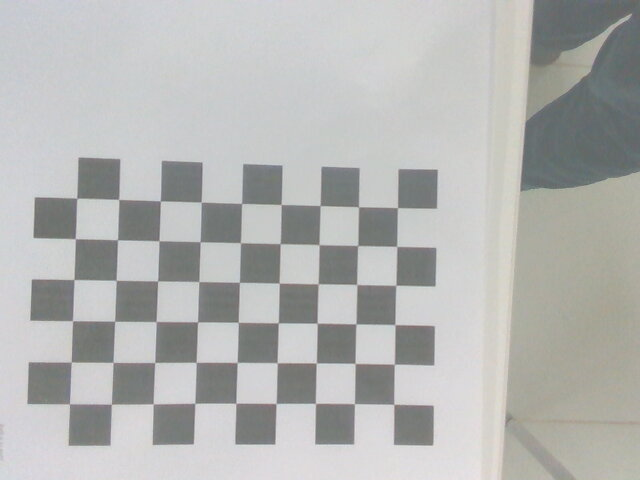
#> input picture yolov8_segmentation/camera_calibration/realsense-imgs/photo1.jpg, 640 x 480 px, given as the content of the folder realsense-imgs/photo1.jpg, which was not available
$ python -i CameraCalibration.py   (imports and definitions only)
#> lines starting #> are read from the running program, lines starting #| are printed output that depends on the picture; long printed decimals are rounded; pictures that were not available may be replaced by others from this repository, and a replacement may not be noted
import numpy as np
import cv2
import matplotlib.pyplot as plt
from glob import glob


def get_calibration_params(images_path, plot_figs=False):
    # Initializing the variables
#> called with images_path = 'realsense-imgs/photo1.jpg', plot_figs = False
    square_size = 16  # in milli-meter
    img_mask = f"{images_path}/photo*.jpg"  # Path to the images
    pattern_size = (9, 6)  # Total Number of squares in rows and columns
    figsize = (20, 80)  # Plot figure size

    img_names = glob(img_mask)
    num_images = len(img_names)

    pattern_points = np.zeros((np.prod(pattern_size), 3), np.float32)
    pattern_points[:, :2] = np.indices(pattern_size).T.reshape(-1, 2)
    pattern_points *= square_size
    obj_points = []
    img_points = []
    h, w = cv2.imread(img_names[0]).shape[:2]
#> h = 480; w = 640

    print(f"Image size (Height*Width) = ({h}*{w})")
#| Image size (Height*Width) = (480*640)

    if plot_figs:
        plt.figure(figsize=figsize)
    criteria = (cv2.TERM_CRITERIA_EPS + cv2.TERM_CRITERIA_MAX_ITER, 30, 0.001)

    for i, fn in enumerate(img_names):
        print("processing %s... " % fn)
        imgBGR = cv2.imread(fn)
#> imgBGR is the input picture: shape (480, 640, 3); mean B, G, R 179, 180.7, 179.8

        if imgBGR is None:
            print("Failed to load", fn)
            continue

        imgRGB = cv2.cvtColor(imgBGR, cv2.COLOR_BGR2RGB)
        img = cv2.cvtColor(imgRGB, cv2.COLOR_BGR2GRAY)

        # Finds the positions of internal corners of the chessboard.
        # image	Source chessboard view. It must be an 8-bit grayscale or color image.
        # patternSize	Number of inner corners per a chessboard row and column.
        # corners	Output array of detected corners.

        found, corners = cv2.findChessboardCorners(img, pattern_size)
#> found = True; corners = 54 rows, first 8: [393.6, 404.6], [354.4, 403.9], [314.8, 404.3], [276.2, 404], [235.6, 403.8], [195.2, 403.9], [153.1, 403.8], [112.3, 404.8]

        if not found:
            print("chessboard not found")
            continue
        # refining pixel coordinates for given 2d points.
        corners2 = cv2.cornerSubPix(img, corners, (5, 5), (-1, -1), criteria)
#> corners2 = 54 rows, first 8: [393.9, 404.4], [354.4, 403.7], [315.5, 403.5], [276, 403.6], [235.8, 403.4], [194.7, 403.3], [153.2, 403.9], [111.4, 404.2]

        # Draw and display the corners

        img_w_corners = cv2.drawChessboardCorners(imgRGB, pattern_size, corners2, found)
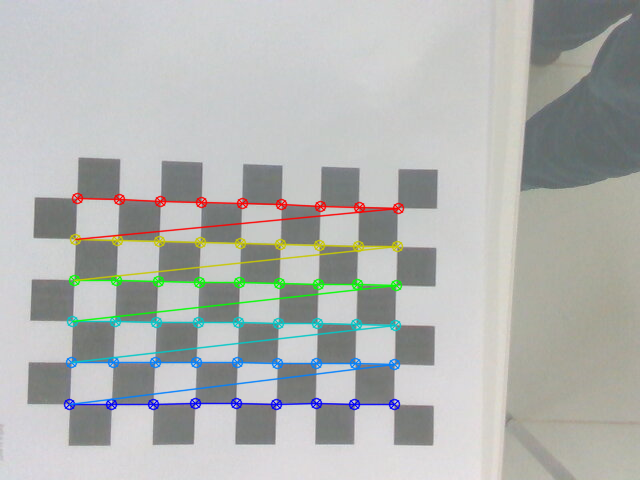
#> img_w_corners: shape (480, 640, 3); mean R, G, B 177.7, 180, 177.6
        if plot_figs:
            plt.plot()
            plt.imshow(img_w_corners)
            plt.show()

        print(f"{fn}... OK")
        img_points.append(corners2)
        obj_points.append(pattern_points)

    # calculate camera distortion
    rms, camera_matrix, dist_coefs, _rvecs, _tvecs = cv2.calibrateCamera(obj_points, img_points, (w, h), None, None)
#> rms = 0.233; camera_matrix = [[390.2, 0, 350.6], [0, 393.3, 262.2], [0, 0, 1]]; dist_coefs = [[0.0841, -0.0643, 0.00225, 0.00466, -0.00122]]

    print("\nRMS:", rms)
#| RMS: 0.2327
    print("camera matrix:\n", camera_matrix)
#| camera matrix:
#|  [[390.205   0.         350.570 ]
#|  [  0.         393.299 262.151]
#|  [  0.           0.           1.        ]]
    print("distortion coefficients: ", dist_coefs.ravel())
#| distortion coefficients:  [ 0.08408 -0.06431   0.002247   0.004664 -0.001222]

    mean_error = 0
    for i in range(len(obj_points)):
        imgpoints2 = cv2.projectPoints(obj_points[i], _rvecs[i], _tvecs[i], camera_matrix, dist_coefs)[0]
        error = cv2.norm(img_points[i].reshape(-1, 1, 2), imgpoints2, cv2.NORM_L2) / len(imgpoints2)
        mean_error += error
#> this loop made 1 pass
#> (error, mean_error) on pass 1: (0.0317, 0.0317)
#> after the loop, mean_error = 0.0317

    print("total error: {}".format(mean_error / len(obj_points)))
#| total error: 0.03167

    # undistort the image with the calibration
    # plt.figure(figsize=figsize)
    if plot_figs:
        for i, fn in enumerate(img_names):

            imgBGR = cv2.imread(fn)
            imgRGB = cv2.cvtColor(imgBGR, cv2.COLOR_BGR2RGB)

            dst = cv2.undistort(imgRGB, camera_matrix, dist_coefs)

            if i < 12:
                plt.subplot(4, 3, i + 1)
                plt.imshow(dst)
        plt.show()
    print("Done")

    return rms, camera_matrix, dist_coefs, _rvecs, _tvecs


# [4 lines not run here, left out]

>>> result = get_calibration_params('realsense-imgs/photo1.jpg')
#> result = (0.233, [[390.2, 0, 350.6], [0, 393.3, 262.2], [0, 0, 1]], [[0.0841, -0.0643, 0.00225, 0.00466, -0.00122]], ([0.0684, -0.0217, -3.12],), ([17.6, 57.55, 161.4],))

$ run again, on yolov8_segmentation/camera_calibration/realsense-imgs/photo10.jpg
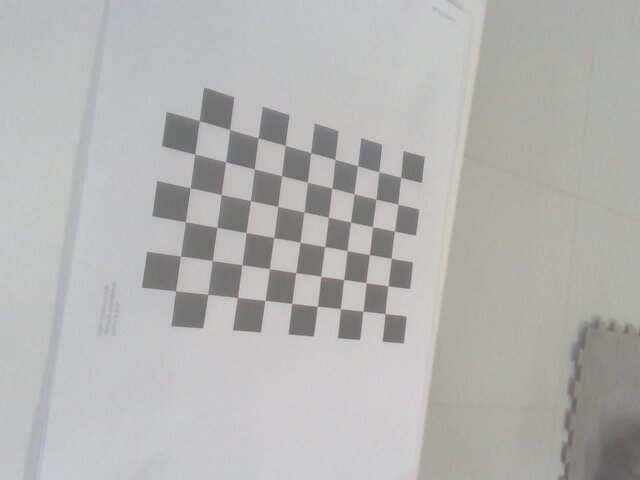
#> input picture yolov8_segmentation/camera_calibration/realsense-imgs/photo10.jpg, 640 x 480 px, given as the content of the folder realsense-imgs/photo10.jpg, which was not available
#> h = 480; w = 640
#| Image size (Height*Width) = (480*640)
#> in get_calibration_params, imgBGR is the input picture: shape (480, 640, 3); mean B, G, R 177.6, 179.4, 179.7
#> found = True; corners = 54 rows, first 8: [384.9, 313.7], [362.9, 311.4], [340.5, 308.8], [317.4, 306.2], [291.6, 303.4], [264.9, 300.5], [237.3, 297.5], [207.7, 294.4]
#> corners2 = 54 rows, first 8: [384.9, 313.6], [362.9, 311.3], [340.5, 308.8], [317.3, 306.3], [291.7, 303.4], [265, 300.4], [237.4, 297.5], [207.7, 294.3]
#> in get_calibration_params, `img_w_corners = cv2.drawChessboardCorners(imgRGB, pattern_size, corner..`:
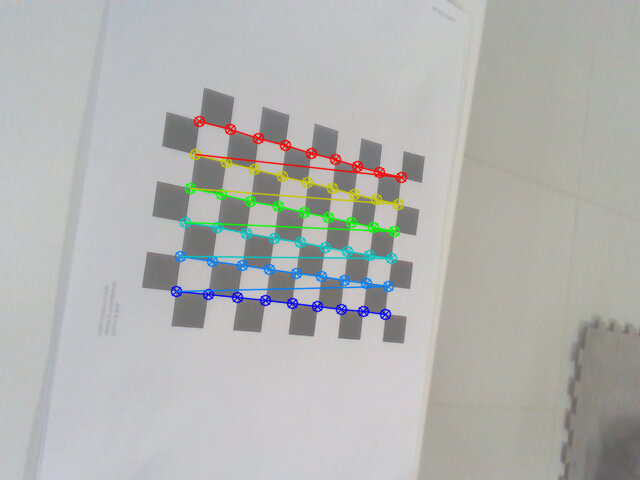
#> img_w_corners: shape (480, 640, 3); mean R, G, B 178.1, 179, 176.8
#> rms = 0.335; camera_matrix = [[304.2, 0, 359.6], [0, 366.6, 240.4], [0, 0, 1]]; dist_coefs = [[0.155, -0.375, -0.000249, 0.0107, 0.441]]
#| RMS: 0.3353
#| camera matrix:
#|  [[304.169   0.         359.631]
#|  [  0.         366.583 240.403]
#|  [  0.           0.           1.        ]]
#| distortion coefficients:  [ 1.55360227e-01 -3.74595269e-01 -2.48843624e-04  1.06951440e-02
#|   4.40765127e-01]
#> the loop in get_calibration_params, `for i in range(len(obj_points)):` made 1 pass
#> (error, mean_error) on pass 1: (0.0456, 0.0456)
#> after the loop in get_calibration_params, `for i in range(len(obj_points)):`: mean_error = 0.0456
#| total error: 0.04563
#> result = (0.335, [[304.2, 0, 359.6], [0, 366.6, 240.4], [0, 0, 1]], [[0.155, -0.375, -0.000249, 0.0107, 0.441]], ([0.497, -0.0423, -2.95],), ([17.33, 42.12, 211.8],))

$ run again, on yolov8_segmentation/camera_calibration/realsense-imgs/photo11.jpg
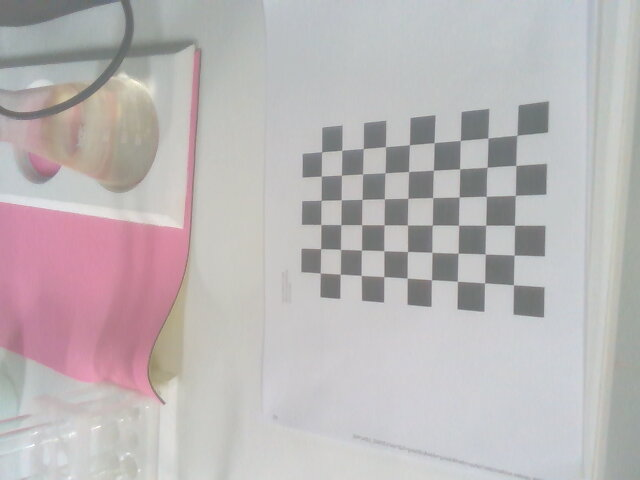
#> input picture yolov8_segmentation/camera_calibration/realsense-imgs/photo11.jpg, 640 x 480 px, given as the content of the folder realsense-imgs/photo11.jpg, which was not available
#> h = 480; w = 640
#| Image size (Height*Width) = (480*640)
#> in get_calibration_params, imgBGR is the input picture: shape (480, 640, 3); mean B, G, R 183.2, 182.1, 187.5
#> in get_calibration_params, `img = cv2.cvtColor(imgRGB, cv2.COLOR_BGR2GRAY)`:
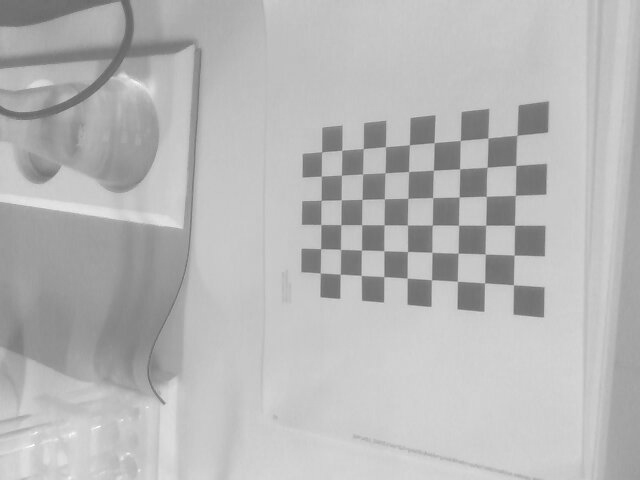
#> img: shape (480, 640); min 97, max 254, mean 183
#> found = True; corners = 54 rows, first 8: [513.5, 284.6], [484.6, 282.8], [457.6, 281.2], [432.1, 280.4], [407.1, 278], [384.1, 276.8], [361.1, 275.6], [339.9, 274.4]
#> corners2 = 54 rows, first 8: [513.5, 284.8], [484.6, 282.9], [457.4, 281.3], [431.5, 279.8], [407.1, 278.1], [383.8, 276.6], [361.2, 275.4], [340.2, 274.2]
#> in get_calibration_params, `img_w_corners = cv2.drawChessboardCorners(imgRGB, pattern_size, corner..`:
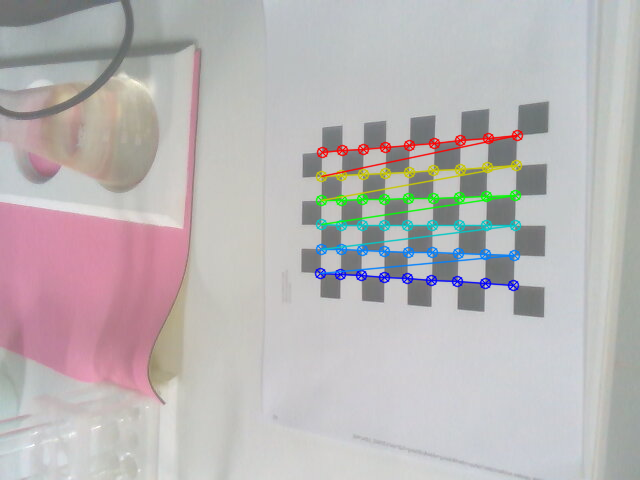
#> img_w_corners: shape (480, 640, 3); mean R, G, B 186, 181.7, 182.3
#> rms = 0.209; camera_matrix = [[211.8, 0, 275], [0, 267.6, 232.2], [0, 0, 1]]; dist_coefs = [[0.0484, -0.0307, -0.00153, 0.0011, 0.00819]]
#| RMS: 0.2089
#| camera matrix:
#|  [[211.846    0.         274.988]
#|  [  0.         267.589 232.217]
#|  [  0.           0.           1.        ]]
#| distortion coefficients:  [ 0.04844 -0.03071 -0.001531  0.001104  0.008188]
#> the loop in get_calibration_params, `for i in range(len(obj_points)):` made 1 pass
#> (error, mean_error) on pass 1: (0.0284, 0.0284)
#> after the loop in get_calibration_params, `for i in range(len(obj_points)):`: mean_error = 0.0284
#| total error: 0.02842
#> result = (0.209, [[211.8, 0, 275], [0, 267.6, 232.2], [0, 0, 1]], [[0.0484, -0.0307, -0.00153, 0.0011, 0.00819]], ([-0.366, 0.0141, -3.11],), ([162.5, 28.55, 148.8],))

$ run again, on yolov8_segmentation/camera_calibration/realsense-imgs/photo12.jpg
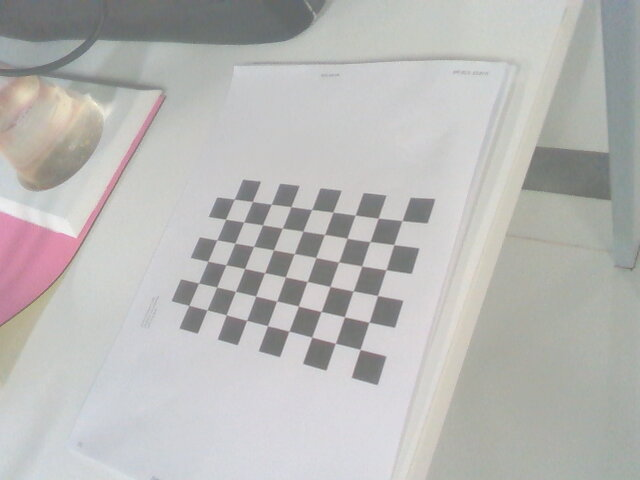
#> input picture yolov8_segmentation/camera_calibration/realsense-imgs/photo12.jpg, 640 x 480 px, given as the content of the folder realsense-imgs/photo12.jpg, which was not available
#> h = 480; w = 640
#| Image size (Height*Width) = (480*640)
#> in get_calibration_params, imgBGR is the input picture: shape (480, 640, 3); mean B, G, R 182.7, 184.5, 185
#> in get_calibration_params, `img = cv2.cvtColor(imgRGB, cv2.COLOR_BGR2GRAY)`:
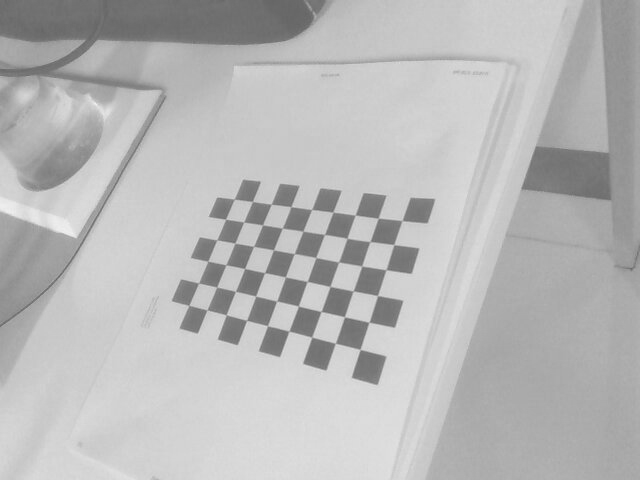
#> img: shape (480, 640); min 100, max 243, mean 184
#> found = True; corners = 54 rows, first 8: [360.2, 349.5], [335.3, 343.3], [311.7, 337.2], [289, 331.1], [267.5, 325.7], [246.5, 320.4], [226.2, 314.8], [207, 309.8]
#> corners2 = 54 rows, first 8: [360.1, 349.4], [335.3, 343.3], [311.7, 337.2], [288.9, 331.2], [267.5, 325.7], [246.6, 320.4], [226.2, 314.8], [207, 309.9]
#> in get_calibration_params, `img_w_corners = cv2.drawChessboardCorners(imgRGB, pattern_size, corner..`:
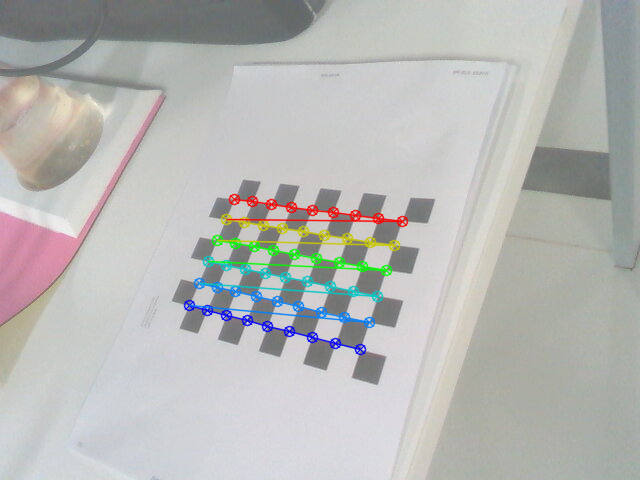
#> img_w_corners: shape (480, 640, 3); mean R, G, B 183.5, 184, 181.8
#> rms = 0.265; camera_matrix = [[717.3, 0, 312.1], [0, 657.5, 129.6], [0, 0, 1]]; dist_coefs = [[-0.981, 7.77, 0.0595, -0.0108, -29.44]]
#| RMS: 0.2653
#| camera matrix:
#|  [[717.276   0.         312.144]
#|  [  0.         657.482 129.558]
#|  [  0.           0.           1.        ]]
#| distortion coefficients:  [-9.81172213e-01  7.76649332e+00  5.95093720e-02 -1.08363130e-02
#|  -2.94365389e+01]
#> the loop in get_calibration_params, `for i in range(len(obj_points)):` made 1 pass
#> (error, mean_error) on pass 1: (0.0361, 0.0361)
#> after the loop in get_calibration_params, `for i in range(len(obj_points)):`: mean_error = 0.0361
#| total error: 0.03611
#> result = (0.265, [[717.3, 0, 312.1], [0, 657.5, 129.6], [0, 0, 1]], [[-0.981, 7.77, 0.0595, -0.0108, -29.44]], ([-0.845, -0.703, -2.73],), ([26.26, 126.1, 378.5],))
